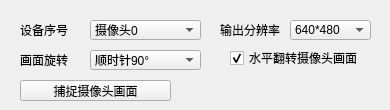
    <widget class="QWidget" name="tabCamera">
     <attribute name="icon">
      <iconset>
       <normaloff>icons/摄像头.png</normaloff>icons/摄像头.png</iconset>
     </attribute>
     <attribute name="title">
      <string>摄像头</string>
     </attribute>
     <widget class="QPushButton" name="btnUseCamera">
      <property name="geometry">
       <rect>
        <x>20</x>
        <y>80</y>
        <width>151</width>
        <height>21</height>
       </rect>
      </property>
      <property name="text">
       <string>捕捉摄像头画面</string>
      </property>
      <property name="checked">
       <bool>false</bool>
      </property>
     </widget>
     <widget class="QComboBox" name="comboLiveCameraID">
      <property name="geometry">
       <rect>
        <x>90</x>
        <y>20</y>
        <width>111</width>
        <height>20</height>
       </rect>
      </property>
      <property name="styleSheet">
       <string notr="true"/>
      </property>
      <property name="currentIndex">
       <number>0</number>
      </property>
      <item>
       <property name="text">
        <string>摄像头0</string>
       </property>
      </item>
      <item>
       <property name="text">
        <string>摄像头1</string>
       </property>
      </item>
      <item>
       <property name="text">
        <string>摄像头2</string>
       </property>
      </item>
      <item>
       <property name="text">
        <string>摄像头3</string>
       </property>
      </item>
      <item>
       <property name="text">
        <string>摄像头4</string>
       </property>
      </item>
     </widget>
     <widget class="QLabel" name="label_28">
      <property name="geometry">
       <rect>
        <x>20</x>
        <y>50</y>
        <width>51</width>
        <height>20</height>
       </rect>
      </property>
      <property name="text">
       <string>画面旋转</string>
      </property>
     </widget>
     <widget class="QComboBox" name="comboCameraRotate">
      <property name="geometry">
       <rect>
        <x>90</x>
        <y>50</y>
        <width>111</width>
        <height>20</height>
       </rect>
      </property>
      <property name="styleSheet">
       <string notr="true"/>
      </property>
      <property name="currentIndex">
       <number>1</number>
      </property>
      <item>
       <property name="text">
        <string>不旋转</string>
       </property>
      </item>
      <item>
       <property name="text">
        <string>顺时针90°</string>
       </property>
      </item>
      <item>
       <property name="text">
        <string>逆时针90°</string>
       </property>
      </item>
      <item>
       <property name="text">
        <string>旋转180°</string>
       </property>
      </item>
     </widget>
     <widget class="QLabel" name="label_30">
      <property name="geometry">
       <rect>
        <x>20</x>
        <y>20</y>
        <width>71</width>
        <height>20</height>
       </rect>
      </property>
      <property name="text">
       <string>设备序号</string>
      </property>
     </widget>
     <widget class="QLabel" name="label_29">
      <property name="geometry">
       <rect>
        <x>220</x>
        <y>20</y>
        <width>71</width>
        <height>20</height>
       </rect>
      </property>
      <property name="text">
       <string>输出分辨率</string>
      </property>
     </widget>
     <widget class="QComboBox" name="comboCamResolution">
      <property name="geometry">
       <rect>
        <x>290</x>
        <y>20</y>
        <width>81</width>
        <height>20</height>
       </rect>
      </property>
      <property name="styleSheet">
       <string notr="true"/>
      </property>
      <property name="currentIndex">
       <number>0</number>
      </property>
      <item>
       <property name="text">
        <string>640*480</string>
       </property>
      </item>
      <item>
       <property name="text">
        <string>720*480</string>
       </property>
      </item>
      <item>
       <property name="text">
        <string>1280*720</string>
       </property>
      </item>
      <item>
       <property name="text">
        <string>1280*960</string>
       </property>
      </item>
      <item>
       <property name="text">
        <string>1920*1080</string>
       </property>
      </item>
     </widget>
     <widget class="QCheckBox" name="checkBoxFlipCameraH">
      <property name="geometry">
       <rect>
        <x>230</x>
        <y>50</y>
        <width>151</width>
        <height>16</height>
       </rect>
      </property>
      <property name="text">
       <string>水平翻转摄像头画面</string>
      </property>
      <property name="checked">
       <bool>true</bool>
      </property>
     </widget>
    </widget>
